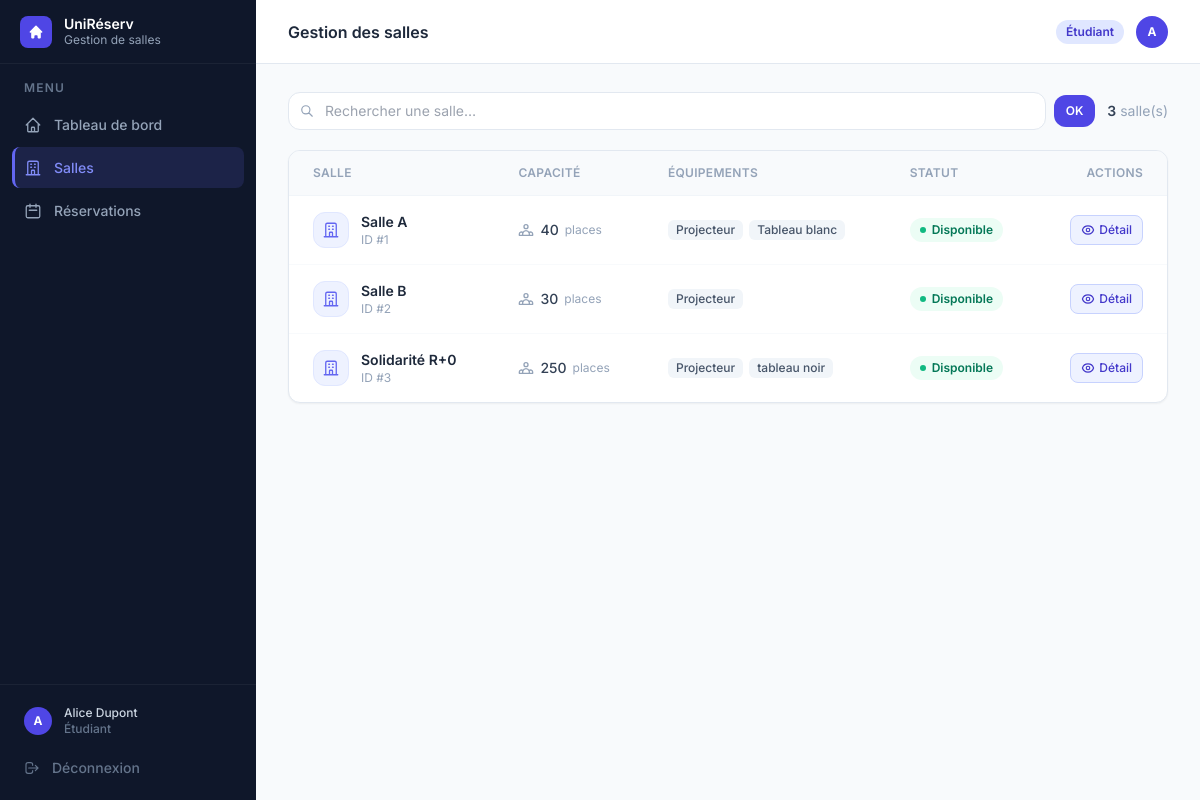
Page /salles (signed in) on the earlier database version.
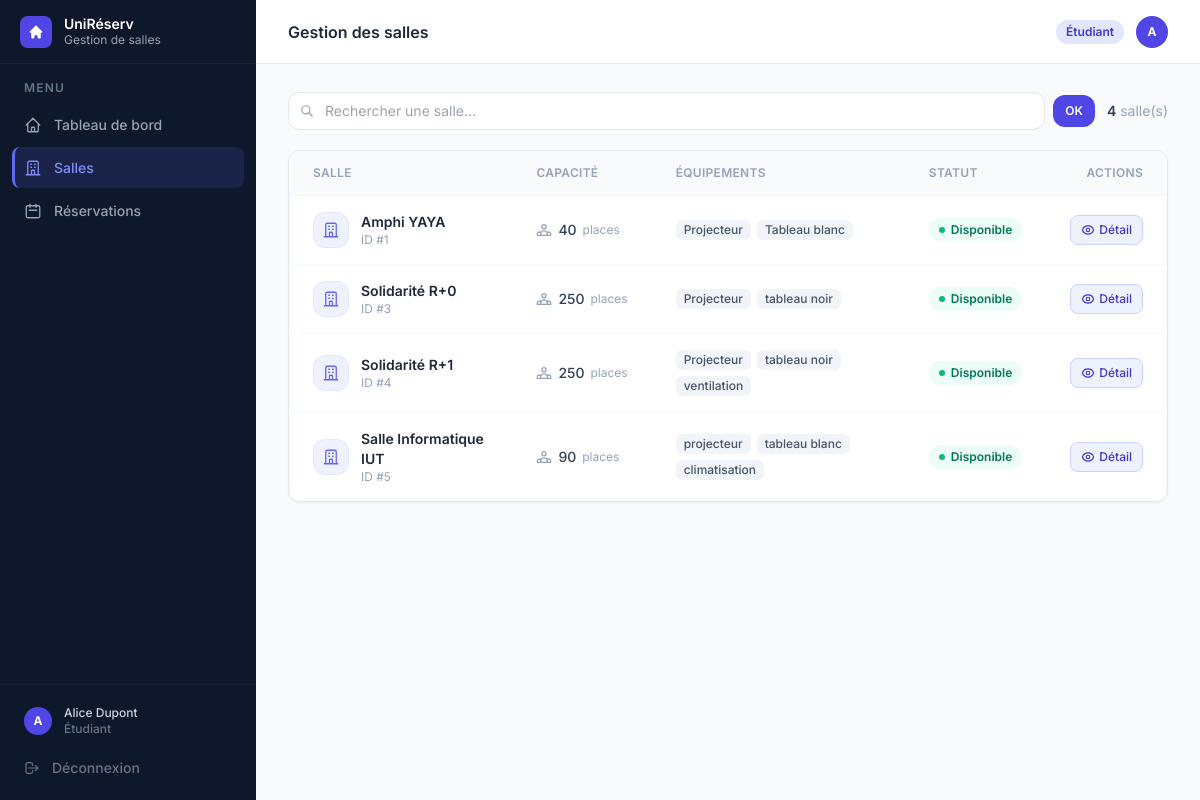
Same page on the later database version.
### tables this page shows
CREATE TABLE utilisateurs (
            id               INTEGER PRIMARY KEY,
            nom              TEXT    NOT NULL,
            email            TEXT    NOT NULL UNIQUE,
            login            TEXT    NOT NULL UNIQUE,
            mot_de_passe     TEXT    NOT NULL,
            role             TEXT    NOT NULL,
            date_inscription TEXT    NOT NULL,
            matricule        TEXT,
            classe           TEXT,
            matiere          TEXT
        , ecole_id INTEGER, unite_formation_id INTEGER);

CREATE TABLE salles (
            id          INTEGER PRIMARY KEY,
            nom         TEXT    NOT NULL UNIQUE,
            capacite    INTEGER NOT NULL,
            equipements TEXT    NOT NULL DEFAULT '[]',
            disponible  INTEGER NOT NULL DEFAULT 1
        );

### app.py (the view)
@app.route("/salles")
@login_required
def salles():
    _, _, salles_dict, _ = get_data()
    q = request.args.get("q", "").strip().lower()
    toutes = list(salles_dict.values())
    resultats = [s for s in toutes if q in s.nom.lower()] if q else toutes
    return render_template("salles.html", active="salles",
                           salles=resultats, q=q, nb_total=len(toutes))

### app.py (called while the page is built)
def get_bd():
    return BaseDonneesSQLite()

def get_data():
    bd   = get_bd()
    tout = bd.charger_tout()
    maintenant = datetime.now()
    for r in tout["reservations"]:
        if r.statut in (StatutReservation.CONFIRMEE, StatutReservation.EN_ATTENTE):
            if datetime.combine(r.date, r.heure_fin) < maintenant:
                r._Reservation__statut = StatutReservation.TERMINEE
                bd.sauvegarder_reservation(r)
    return (
        bd,
        {u.id: u for u in tout["utilisateurs"]},
        {s.id: s for s in tout["salles"]},
        tout["reservations"],
    )

def login_required(f):
    @wraps(f)
    def decorated(*args, **kwargs):
        if "user_id" not in session:
            return redirect(url_for("login"))
        return f(*args, **kwargs)
    return decorated

### models/reservation.py (called while the page is built)
    def _valider_horaires(self):
        if self.__heure_debut >= self.__heure_fin:
            raise ValueError(
                f"L'heure de début ({self.__heure_debut}) "
                f"doit être avant l'heure de fin ({self.__heure_fin})."
            )

    @property
    def id(self) -> int:
        return self.__id

    @id.setter
    def id(self, valeur: int):
        self.__id = valeur

    @property
    def date(self) -> date:
        return self.__date

    @property
    def heure_fin(self) -> time:
        return self.__heure_fin

    @property
    def statut(self) -> StatutReservation:
        return self.__statut

    def to_dict(self) -> dict:
        return {
            "id": self.__id,
            "salle_id": self.__salle.id,
            "salle_nom": self.__salle.nom,
            "responsable_id": self.__responsable.id,
            "responsable_nom": self.__responsable.nom,
            "classe": self.__classe,
            "date": self.__date.isoformat(),
            "heure_debut": self.__heure_debut.strftime("%H:%M"),
            "heure_fin": self.__heure_fin.strftime("%H:%M"),
            "matiere": self.__matiere,
            "statut": self.__statut.value,
            "date_creation": self.__date_creation.isoformat(),
        }

### models/salle.py (called while the page is built)
    @property
    def id(self) -> int:
        return self.__id

    @id.setter
    def id(self, valeur: int):
        if self.__id is None:
            self.__id = valeur

    @property
    def nom(self) -> str:
        return self.__nom

    @property
    def capacite(self) -> int:
        return self.__capacite

    @property
    def equipements(self) -> list[str]:
        return list(self.__equipements)

### templates/salles.html (shortened to what this page needs)
{% extends "base.html" %}
{% block heading %}Gestion des salles{% endblock %}
{% block content %}
<div class="flex items-center gap-3 mb-5 flex-wrap">
  <form method="GET" action="{{ url_for('salles') }}" class="flex items-center gap-2 flex-1 min-w-52">
    <div class="relative flex-1">
      <input type="text" name="q" value="{{ q }}" placeholder="Rechercher une salle…"
             class="w-full pl-9 pr-3 py-2 rounded-xl border border-slate-200 bg-white text-sm
                    focus:outline-none focus:ring-2 focus:ring-indigo-400 focus:bg-white transition-all"/>
    </div>
    <button type="submit"
            class="px-3 py-2 rounded-xl bg-indigo-600 hover:bg-indigo-700 text-white text-xs font-semibold transition shrink-0">
      OK
    </button>
  </form>
  <p class="text-slate-400 text-sm shrink-0">
    <span class="font-semibold text-slate-700">{{ salles|length }}</span>
    {% if q %}résultat(s) sur {{ nb_total }}{% else %}salle(s){% endif %}
  </p>
</div>
<div class="bg-white rounded-xl border border-slate-200 shadow-sm overflow-hidden">
  {% if salles %}
  <div class="overflow-x-auto">
    <table class="w-full text-sm">
      <thead>
        <tr class="border-b border-slate-100 bg-slate-50">
          <th class="px-6 py-3.5 text-left text-xs font-semibold text-slate-400 uppercase tracking-wide">Salle</th>
          <th class="px-6 py-3.5 text-left text-xs font-semibold text-slate-400 uppercase tracking-wide">Capacité</th>
          <th class="px-6 py-3.5 text-left text-xs font-semibold text-slate-400 uppercase tracking-wide">Équipements</th>
          <th class="px-6 py-3.5 text-left text-xs font-semibold text-slate-400 uppercase tracking-wide">Statut</th>
          <th class="px-6 py-3.5 text-right text-xs font-semibold text-slate-400 uppercase tracking-wide">Actions</th>
        </tr>
      </thead>
      <tbody>
        {% for s in salles %}
        <tr class="data-row border-b border-slate-50 last:border-0">
          <td class="px-6 py-4">
            <div class="flex items-center gap-3">
              <div class="w-9 h-9 rounded-xl bg-indigo-50 border border-indigo-100 flex items-center justify-center shrink-0">
              </div>
              <div>
                <p class="font-semibold text-slate-800">{{ s.nom }}</p>
                <p class="text-xs text-slate-400">ID #{{ s.id }}</p>
              </div>
            </div>
          </td>
          <td class="px-6 py-4">
            <div class="flex items-center gap-1.5 text-slate-700">
              <span class="font-medium">{{ s.capacite }}</span>
              <span class="text-slate-400 text-xs">places</span>
            </div>
          </td>
          <td class="px-6 py-4">
            {% if s.equipements %}
            <div class="flex flex-wrap gap-1.5">
              {% for eq in s.equipements %}
              <span class="px-2 py-0.5 rounded-md bg-slate-100 text-slate-600 text-xs font-medium">{{ eq }}</span>
              {% endfor %}
            </div>
            {% else %}
            <span class="text-slate-300 text-sm">—</span>
            {% endif %}
          </td>
          <td class="px-6 py-4">
            {% if s.disponible %}
            <span class="inline-flex items-center gap-1.5 px-2.5 py-1 rounded-full text-xs font-semibold bg-emerald-50 text-emerald-700">
              <span class="w-1.5 h-1.5 rounded-full bg-emerald-500"></span> Disponible
            </span>
            {% else %}
            <span class="inline-flex items-center gap-1.5 px-2.5 py-1 rounded-full text-xs font-semibold bg-red-50 text-red-700">
              <span class="w-1.5 h-1.5 rounded-full bg-red-500"></span> Indisponible
            </span>
            {% endif %}
          </td>
          <td class="px-6 py-4">
            <div class="flex items-center justify-end gap-2">
              <a href="{{ url_for('salles_detail', salle_id=s.id) }}"
                 class="inline-flex items-center gap-1 px-2.5 py-1.5 rounded-lg border border-indigo-200 bg-indigo-50 hover:bg-indigo-100 text-indigo-700 text-xs font-medium transition">
                Détail
              </a>
            </div>
          </td>
        </tr>
        {% endfor %}
      </tbody>
    </table>
  </div>
  {% endif %}
</div>
{% endblock %}

### templates/base.html (shortened to what this page needs)
<!DOCTYPE html>
<html lang="fr" class="h-full">
<head>
  <script src="https://cdn.tailwindcss.com"></script>
</head>
<body class="h-full bg-slate-50 flex" style="font-family:'Inter',sans-serif">
  <aside class="w-64 bg-slate-900 flex flex-col fixed inset-y-0 left-0 z-30" style="background:linear-gradient(180deg,#0f172a 0%,#0f172a 100%)">
    <div class="h-16 flex items-center gap-3 px-5 border-b border-white/5">
      <div class="w-8 h-8 rounded-lg bg-indigo-600 flex items-center justify-center shrink-0">
        <svg class="w-4 h-4 text-white" fill="currentColor" viewBox="0 0 20 20">
          <path d="M10.707 2.293a1 1 0 00-1.414 0l-7 7a1 1 0 001.414 1.414L4 10.414V17a1 1 0 001 1h2a1 1 0 001-1v-2a1 1 0 011-1h2a1 1 0 011 1v2a1 1 0 001 1h2a1 1 0 001-1v-6.586l.293.293a1 1 0 001.414-1.414l-7-7z"/>
        </svg>
      </div>
      <div>
        <p class="text-white font-semibold text-sm leading-tight">UniRéserv</p>
        <p class="text-slate-400 text-xs">Gestion de salles</p>
      </div>
    </div>
    <nav class="flex-1 px-3 py-4 space-y-0.5 overflow-y-auto">
      <p class="text-slate-500 text-xs font-semibold uppercase tracking-widest px-3 mb-2">Menu</p>
      <a href="{{ url_for('dashboard') }}" class="nav-item {% if active=='dashboard' %}nav-item-active{% else %}nav-item-inactive{% endif %}">
        Tableau de bord
      </a>
      <a href="{{ url_for('salles') }}" class="nav-item {% if active=='salles' %}nav-item-active{% else %}nav-item-inactive{% endif %}">
        <svg style="width:18px;height:18px" fill="none" stroke="currentColor" stroke-width="1.75" viewBox="0 0 24 24">
          <path stroke-linecap="round" stroke-linejoin="round" d="M19 21V5a2 2 0 00-2-2H7a2 2 0 00-2 2v16m14 0h2m-2 0h-5m-9 0H3m2 0h5M9 7h1m-1 4h1m4-4h1m-1 4h1m-5 10v-5a1 1 0 011-1h2a1 1 0 011 1v5m-4 0h4"/>
        </svg>
        Salles
      </a>
      <a href="{{ url_for('reservations') }}" class="nav-item {% if active=='reservations' %}nav-item-active{% else %}nav-item-inactive{% endif %}">
        <svg style="width:18px;height:18px" fill="none" stroke="currentColor" stroke-width="1.75" viewBox="0 0 24 24">
          <path stroke-linecap="round" stroke-linejoin="round" d="M8 7V3m8 4V3m-9 8h10M5 21h14a2 2 0 002-2V7a2 2 0 00-2-2H5a2 2 0 00-2 2v12a2 2 0 002 2z"/>
        </svg>
        Réservations
      </a>
    </nav>
    <div class="border-t border-white/5 p-3 space-y-0.5">
      <a href="{{ url_for('profil') }}" class="nav-item {% if active=='profil' %}nav-item-active{% else %}nav-item-inactive{% endif %} !py-2">
        <div class="w-7 h-7 rounded-full bg-indigo-600 flex items-center justify-center text-white text-xs font-bold shrink-0">
          {{ session.user_nom[0].upper() if session.user_nom else '?' }}
        </div>
        <div class="flex-1 min-w-0">
          <p class="text-slate-300 text-xs font-medium truncate">{{ session.user_nom }}</p>
          <p class="text-slate-500 text-xs truncate">
            {% if session.user_role == 'admin' %}Administrateur
            {% elif session.user_role == 'responsable' %}Responsable
            {% elif session.user_role == 'enseignant' %}Enseignant
            {% else %}Étudiant{% endif %}
          </p>
        </div>
      </a>
      <a href="{{ url_for('logout') }}" class="nav-item nav-item-inactive !text-slate-500 hover:!text-red-400">
        <svg style="width:16px;height:16px" fill="none" stroke="currentColor" stroke-width="1.75" viewBox="0 0 24 24">
          <path stroke-linecap="round" stroke-linejoin="round" d="M17 16l4-4m0 0l-4-4m4 4H7m6 4v1a3 3 0 01-3 3H6a3 3 0 01-3-3V7a3 3 0 013-3h4a3 3 0 013 3v1"/>
        </svg>
        Déconnexion
      </a>
    </div>
  </aside>
  <div class="ml-64 flex-1 flex flex-col min-h-screen">
    <header class="h-16 bg-white border-b border-slate-200 flex items-center justify-between px-8 sticky top-0 z-20">
      <h1 class="text-slate-800 font-semibold text-base">{% block heading %}{% endblock %}</h1>
      <div class="flex items-center gap-3">
        {% set role = session.user_role %}
        {% if role == 'admin' %}
          <span class="px-2.5 py-1 rounded-full text-xs font-semibold bg-red-100 text-red-700">Admin</span>
        {% elif role == 'responsable' %}
          <span class="px-2.5 py-1 rounded-full text-xs font-semibold bg-amber-100 text-amber-700">Responsable</span>
        {% elif role == 'enseignant' %}
          <span class="px-2.5 py-1 rounded-full text-xs font-semibold bg-blue-100 text-blue-700">Enseignant</span>
        {% else %}
          <span class="px-2.5 py-1 rounded-full text-xs font-semibold bg-indigo-100 text-indigo-700">Étudiant</span>
        {% endif %}
        <a href="{{ url_for('profil') }}" class="w-8 h-8 rounded-full bg-indigo-600 flex items-center justify-center text-white text-xs font-bold hover:bg-indigo-700 transition">
          {{ session.user_nom[0].upper() if session.user_nom else '?' }}
        </a>
      </div>
    </header>
    <main class="flex-1 px-8 py-7">
      {% block content %}{% endblock %}
    </main>
  </div>
</body>
</html>

### templates/base.html (style rules this page uses)
body { font-family: 'Inter', sans-serif; }
.nav-item { display: flex; align-items: center; gap: 0.75rem; padding: 0.625rem 0.75rem; border-radius: 0.5rem; font-size: 0.875rem; font-weight: 500; transition: all 150ms; white-space: nowrap; }
.nav-item-active { background: rgba(99,102,241,0.15); color: #818cf8; border-left: 3px solid #6366f1; padding-left: calc(0.75rem - 3px); }
.nav-item-inactive { color: #94a3b8; }

Differences in the rows shown:
removed salles: nom "Salle B", id "2", capacite "30", equipements "Projecteur", disponible 1 (drawn)
changed salles id 1: nom "Salle A" → "Amphi YAYA"
added salles: nom "Solidarité R+1", id "4", capacite "250", equipements "Projecteur" "tableau noir" "ventilation", disponible 1 (drawn)
added salles: nom "Salle Informatique IUT", id "5", capacite "90", equipements "projecteur" "tableau blanc" "climatisation", disponible 1 (drawn)
Other differences:
{{ salles|length }}: "3" → "4"
